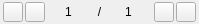
<?xml version="1.0" encoding="UTF-8"?>
<ui version="4.0">
 <class>Pagination</class>
 <widget class="QWidget" name="Pagination">
  <property name="geometry">
   <rect>
    <x>0</x>
    <y>0</y>
    <width>199</width>
    <height>24</height>
   </rect>
  </property>
  <property name="windowTitle">
   <string>Form</string>
  </property>
  <property name="styleSheet">
   <string notr="true"/>
  </property>
  <layout class="QGridLayout" name="gridLayout">
   <property name="leftMargin">
    <number>3</number>
   </property>
   <property name="topMargin">
    <number>0</number>
   </property>
   <property name="rightMargin">
    <number>3</number>
   </property>
   <property name="bottomMargin">
    <number>0</number>
   </property>
   <property name="horizontalSpacing">
    <number>2</number>
   </property>
   <property name="verticalSpacing">
    <number>3</number>
   </property>
   <item row="0" column="2">
    <widget class="QSpinBox" name="page">
     <property name="sizePolicy">
      <sizepolicy hsizetype="Preferred" vsizetype="Preferred">
       <horstretch>0</horstretch>
       <verstretch>0</verstretch>
      </sizepolicy>
     </property>
     <property name="minimumSize">
      <size>
       <width>0</width>
       <height>24</height>
      </size>
     </property>
     <property name="maximumSize">
      <size>
       <width>16777215</width>
       <height>24</height>
      </size>
     </property>
     <property name="styleSheet">
      <string notr="true">QSpinBox {
	background-color:transparent;
	border:0px;
}
QSpinBox:disabled {
	color:#ccc;
}</string>
     </property>
     <property name="frame">
      <bool>true</bool>
     </property>
     <property name="alignment">
      <set>Qt::AlignCenter</set>
     </property>
     <property name="buttonSymbols">
      <enum>QAbstractSpinBox::NoButtons</enum>
     </property>
     <property name="minimum">
      <number>1</number>
     </property>
     <property name="maximum">
      <number>100000</number>
     </property>
    </widget>
   </item>
   <item row="0" column="1">
    <widget class="QPushButton" name="pre">
     <property name="minimumSize">
      <size>
       <width>20</width>
       <height>20</height>
      </size>
     </property>
     <property name="maximumSize">
      <size>
       <width>20</width>
       <height>20</height>
      </size>
     </property>
     <property name="text">
      <string/>
     </property>
    </widget>
   </item>
   <item row="0" column="5">
    <widget class="QPushButton" name="next">
     <property name="minimumSize">
      <size>
       <width>20</width>
       <height>20</height>
      </size>
     </property>
     <property name="maximumSize">
      <size>
       <width>20</width>
       <height>20</height>
      </size>
     </property>
     <property name="styleSheet">
      <string notr="true"/>
     </property>
     <property name="text">
      <string/>
     </property>
    </widget>
   </item>
   <item row="0" column="3">
    <widget class="BaseLabel" name="label">
     <property name="text">
      <string>/</string>
     </property>
     <property name="alignment">
      <set>Qt::AlignCenter</set>
     </property>
    </widget>
   </item>
   <item row="0" column="0">
    <widget class="QPushButton" name="first">
     <property name="minimumSize">
      <size>
       <width>20</width>
       <height>20</height>
      </size>
     </property>
     <property name="maximumSize">
      <size>
       <width>20</width>
       <height>20</height>
      </size>
     </property>
     <property name="styleSheet">
      <string notr="true"/>
     </property>
     <property name="text">
      <string/>
     </property>
    </widget>
   </item>
   <item row="0" column="6">
    <widget class="QPushButton" name="last">
     <property name="minimumSize">
      <size>
       <width>20</width>
       <height>20</height>
      </size>
     </property>
     <property name="maximumSize">
      <size>
       <width>20</width>
       <height>20</height>
      </size>
     </property>
     <property name="text">
      <string/>
     </property>
    </widget>
   </item>
   <item row="0" column="4">
    <widget class="QSpinBox" name="sum">
     <property name="styleSheet">
      <string notr="true">QSpinBox {
	background-color:transparent;
	border:0px;
}
QSpinBox:disabled {
	color:#ccc;
}</string>
     </property>
     <property name="frame">
      <bool>false</bool>
     </property>
     <property name="alignment">
      <set>Qt::AlignCenter</set>
     </property>
     <property name="readOnly">
      <bool>true</bool>
     </property>
     <property name="buttonSymbols">
      <enum>QAbstractSpinBox::NoButtons</enum>
     </property>
     <property name="minimum">
      <number>1</number>
     </property>
     <property name="maximum">
      <number>100000</number>
     </property>
    </widget>
   </item>
  </layout>
 </widget>
 <customwidgets>
  <customwidget>
   <class>BaseLabel</class>
   <extends>QLabel</extends>
   <header location="global">view/Item/baselabel.h</header>
  </customwidget>
 </customwidgets>
 <resources/>
 <connections/>
</ui>
